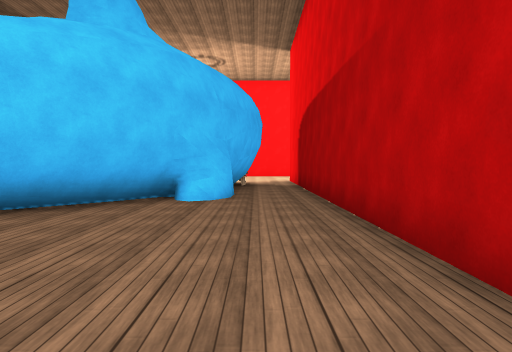
View 1 (above)

24 first-person views from a walk through a scene from a Unity 3-D project. The camera is 1.3 m above the floor, tilts 2° down and sees 70° across. The floor is counted in squares, 2 m on a side. Each view is taken from the middle of a square. On the plan, view 1 faces up. The plan holds only what a view shows up to about 11 squares ahead; the rest is blank. The place goes on beyond the plan. The player character is not drawn. Some surface patterns are stand-ins.

View 2
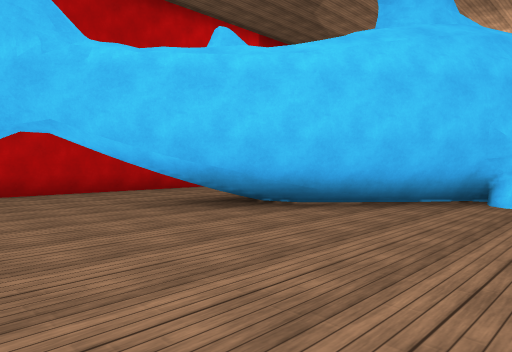

View 3
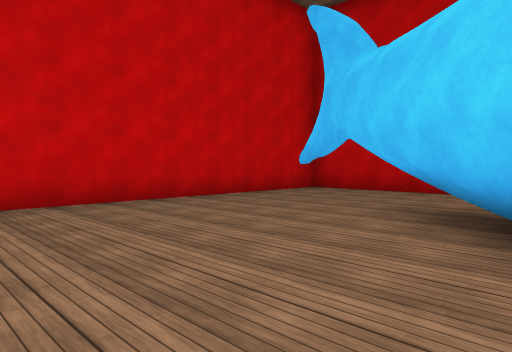

View 4
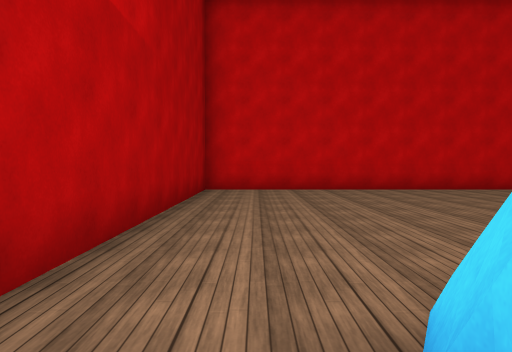

View 5
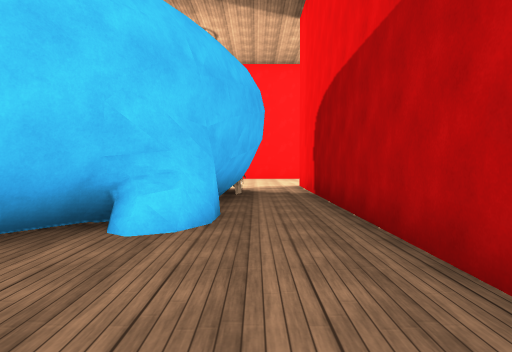

View 6
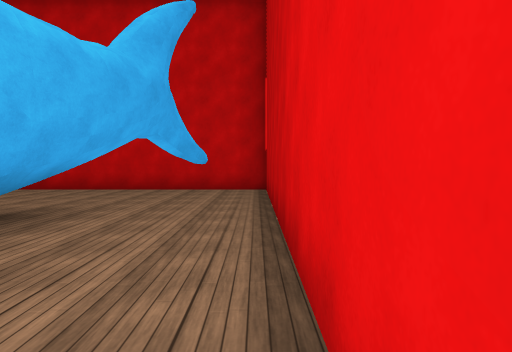

View 7
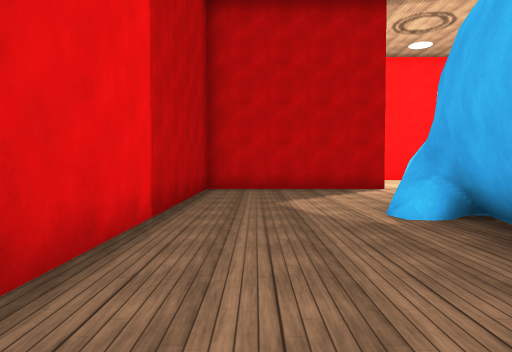

View 8
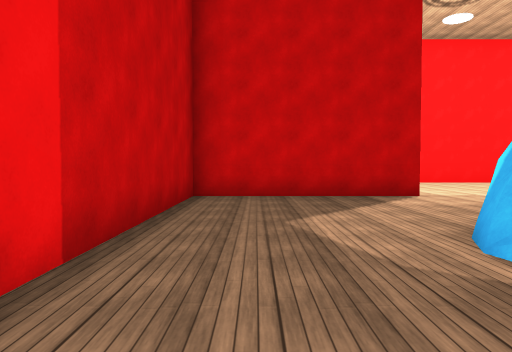

View 9
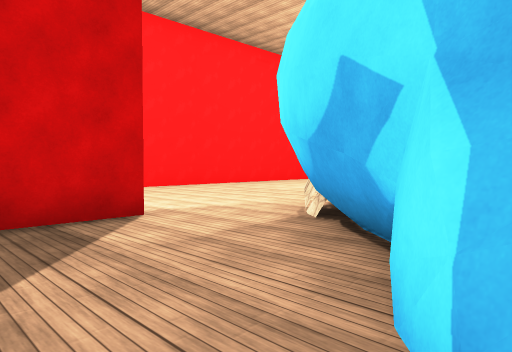

View 10
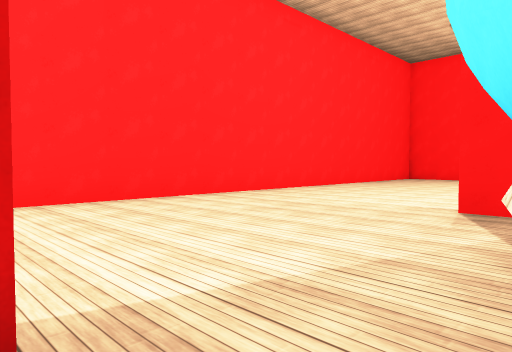

View 11
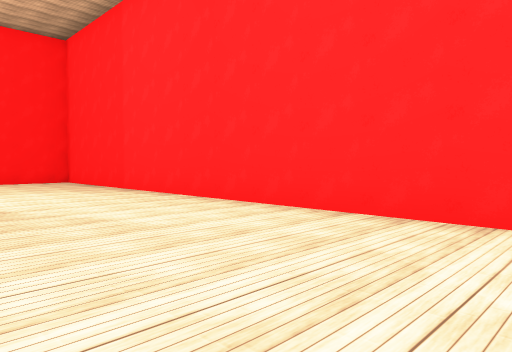

View 12
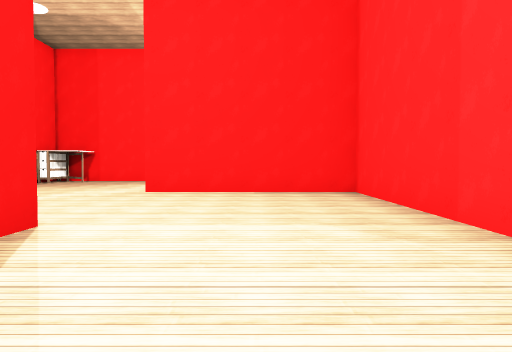

View 13
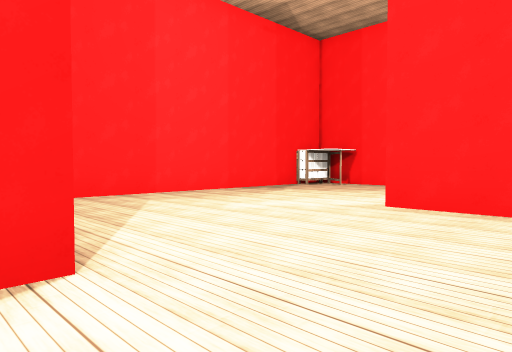

View 14
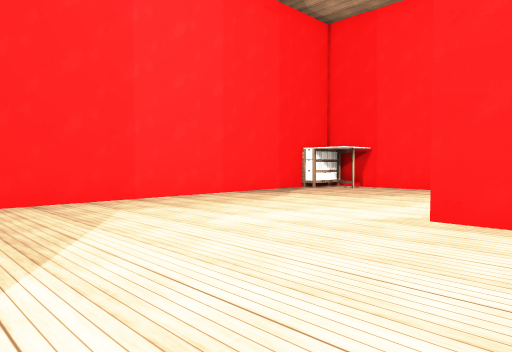

View 15
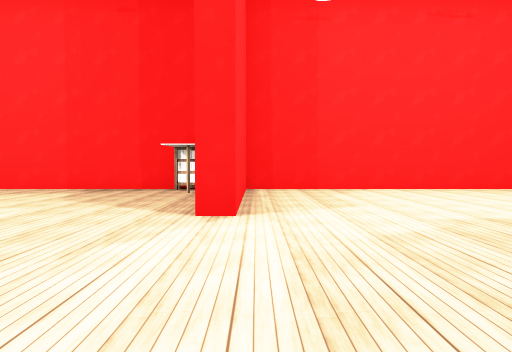

View 16
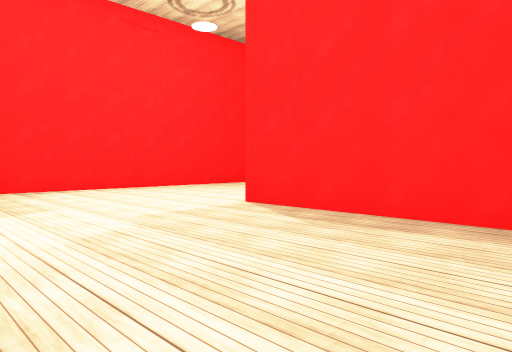

View 17
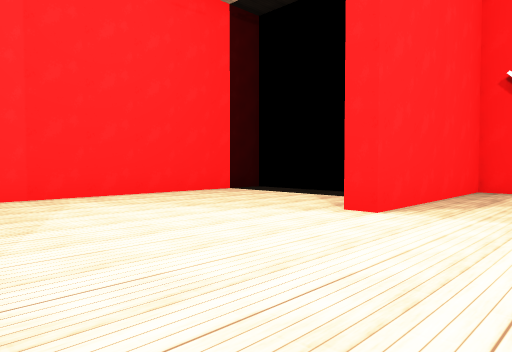

View 18
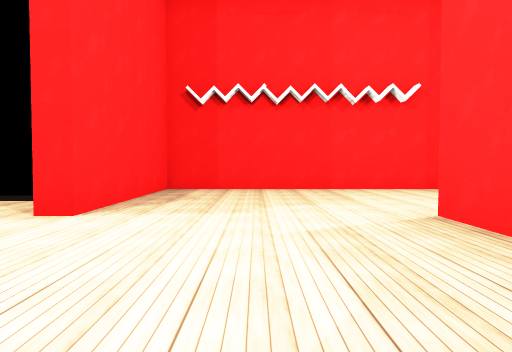

View 19
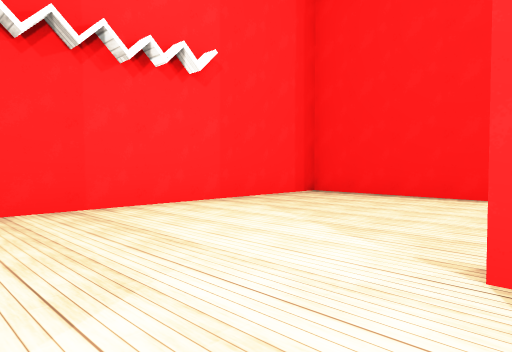

View 20
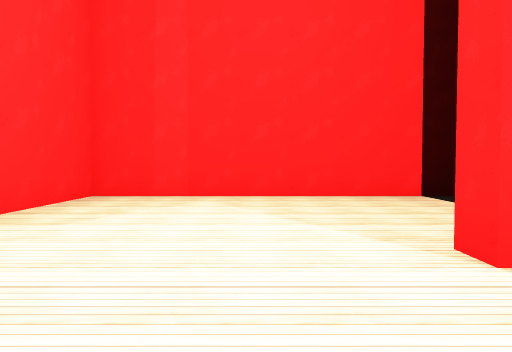

View 21
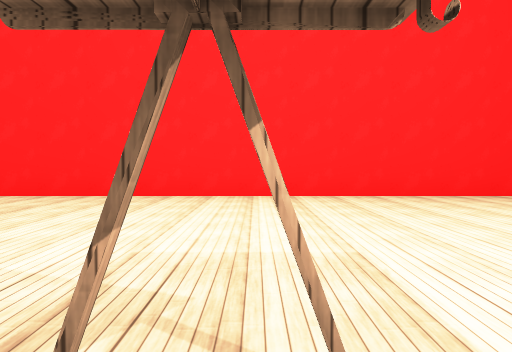

View 22
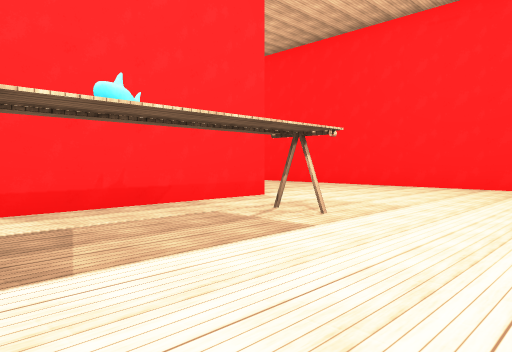

View 23
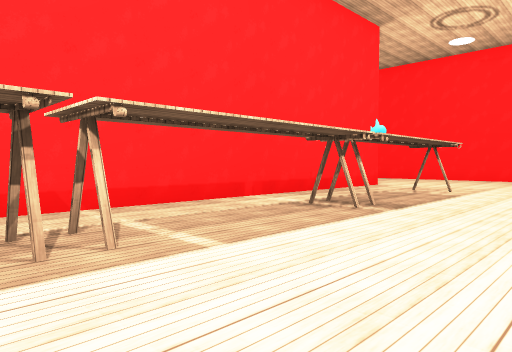

View 24
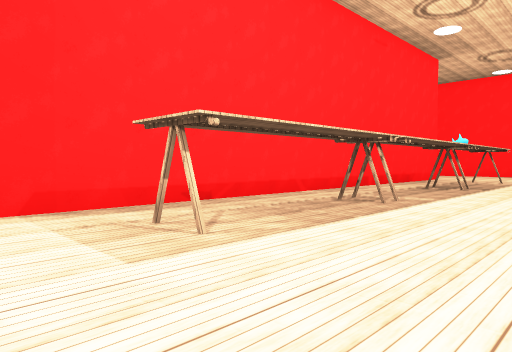

### Floor plan
Points are (right, up) in squares from view 1. A wall is a line through its corners. A room is listed if a view was taken in it or the views show most of it. See-through windows are left out.
Room 1 (views 1, 2, 3, 4, 5)
walls: (-1.3, 6.7) (-4.8, 2.4); (-1.5, 6.8) (-4, 3.5); (-0.6, 6.9) (-1.5, 6.7); (-0.6, 6.9) (-1.4, 6.7); (-0.9, 7) (-1.4, 6.6); (-0.5, 7) (-1.7, 6.5); (-0.5, 7.1) (-0.7, 6.6); (-0.6, 7.6) (-1.1, 7); (-0.5, 7.6) (-0.7, 6.8); (-0.5, 7.6) (-0.5, 6.7); (-5.4, -1) (1.3, -1) (1.3, 10.5); (-0.4, 8.8) (-0.4, 8.3); (-0.2, 9.6) (-0.7, 8.1); (-0.4, 9.7) (-0.7, 8.7)
low walls: (-2.2, 6.4) (-2.6, 5.8); (-0.7, 6.7) (-1.1, 6.5) (-1.8, 6.9); (-1.5, 6.9) (-3.7, 4.2); (-1.6, 7.1) (-2.1, 6.5)
ways out: opening at (-5, 1) to room 2
Room 2 (views 6, 7, 8, 9, 10, 11, 12, 13, 14, 15, 16, 17, 18, 19, 20, 21, 22, 23, 24)
walls: (-8.2, 0.6) (-8.2, -1) (-5.4, -1); (-6.9, -0.1) (-6.5, 0.7); (-5.8, 3.1) (-5.6, 4.6); (-5.2, 6.5) (-4.7, 8.3) (-4.9, 8.7); (-17.1, 8.8) (-11.1, 8.8); (-5, 8.4) (-4.8, 9.4) (-4, 9.9) (-3.5, 10.5); (-5.2, 8.7) (-4.9, 9.3); (-4.7, 8.1) (-4.8, 8.9); (-5.1, 8.9) (-4.8, 9.4); (-18.7, 9.5) (-18.7, 13.5) (-18.2, 13.5); (-5, 9.3) (-4.3, 9.8); (-4.7, 9) (-4.5, 9.6); (-4.1, 9.8) (-3.2, 11.1); (-18.3, 11.8) (-18.3, 9.5); (-8.9, 13.8) (-8.1, 13.8); (-13.7, 14.5) (-13.7, 18.3) (-23.3, 18.3) (-23.3, 13.5) (-23.8, 13.5); (-3.2, 10.7) (-2.6, 11.4); (-3.3, 11) (-2.8, 11.6); (-2.8, 11.4) (-2.2, 11.9); (-3.6, 13.2) (-8.2, 13.2) (-8.2, 3.4); (-24.8, 8.8) (-18.8, 8.8); (1.3, 10.5) (1.3, 13.5); (4.3, 3.7) (3.4, 3.7); (4.3, 4.1) (3.4, 4.1); (4.3, 0) (3.4, 0); (4.3, 7.8) (3.4, 7.8); (4.3, 8.3) (3.4, 8.3); (1.8, 13.5) (1.8, -1.1); (4.3, 11.9) (3.4, 11.9); (-28.2, 16.1) (-28.2, 8.8) (-26.4, 8.8); (7.5, 18.3) (-13.3, 18.3) (-13.3, 13.5)
low walls: (-4.9, 6.9) (-4.5, 8.2); (-4.5, 7.5) (-4.3, 8.1) (-5.1, 8.4) (-5.2, 8.7); (-4.5, 8.3) (-5, 8.6); (-3.7, 9.9) (-3, 11); (-2.5, 11.6) (-1.6, 12.5)
ways out: opening at (-5, 1) to room 1
objects: other object (-18, 9)

Where each view was taken, in squares from view 1:
view 1: 0 up, 0 right, facing up
view 2: 0 up, 0 right, facing up-left
view 3: 5 up, 0 right, facing down-left
view 4: 8 up, 0 right, facing down
view 5: 3 up, 0 right, facing up
view 6: 8 up, 8 left, facing down
view 7: 4 up, 7 left, facing up
view 8: 6 up, 7 left, facing up
view 9: 9 up, 6 left, facing up-right
view 10: 12 up, 4 left, facing up-right
view 11: 14 up, 0 right, facing up-left
view 12: 16 up, 5 left, facing left
view 13: 16 up, 8 left, facing down-left
view 14: 15 up, 9 left, facing down-left
view 15: 18 up, 19 left, facing down
view 16: 18 up, 19 left, facing down-left
view 17: 9 up, 21 left, facing up-left
view 18: 9 up, 21 left, facing up
view 19: 13 up, 21 left, facing up-right
view 20: 12 up, 21 left, facing left
view 21: 11 up, 4 right, facing up
view 22: 8 up, 7 right, facing up-left
view 23: 3 up, 7 right, facing up-left
view 24: 2 down, 7 right, facing up-left
